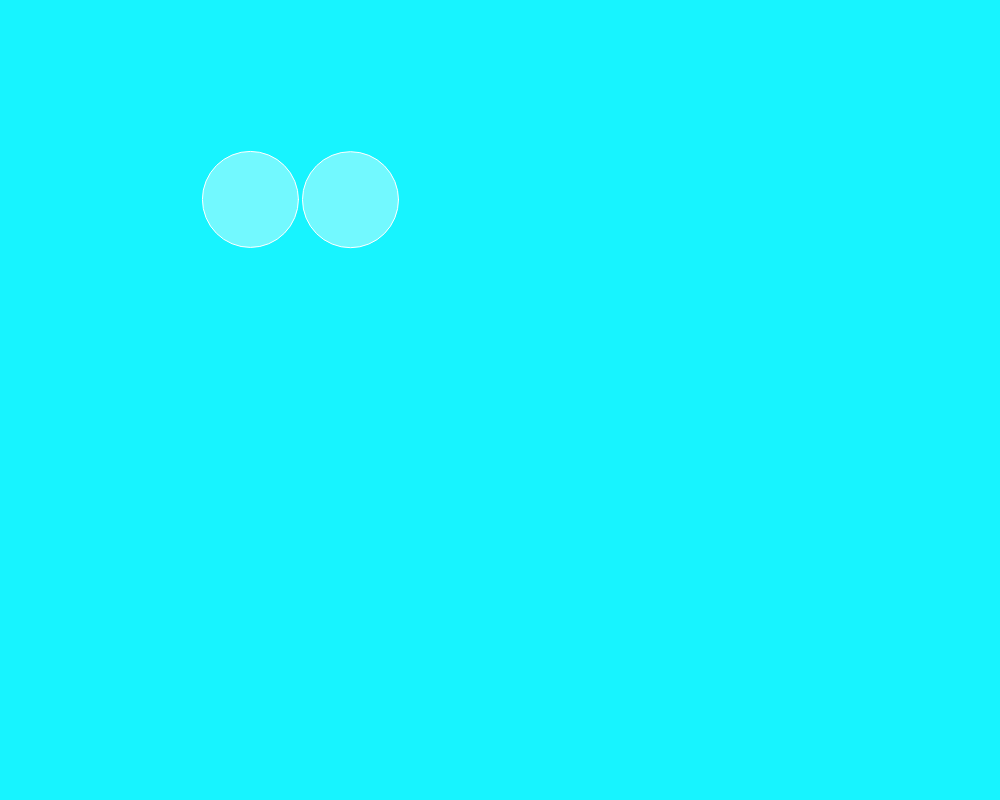
Frame 1 (no input)
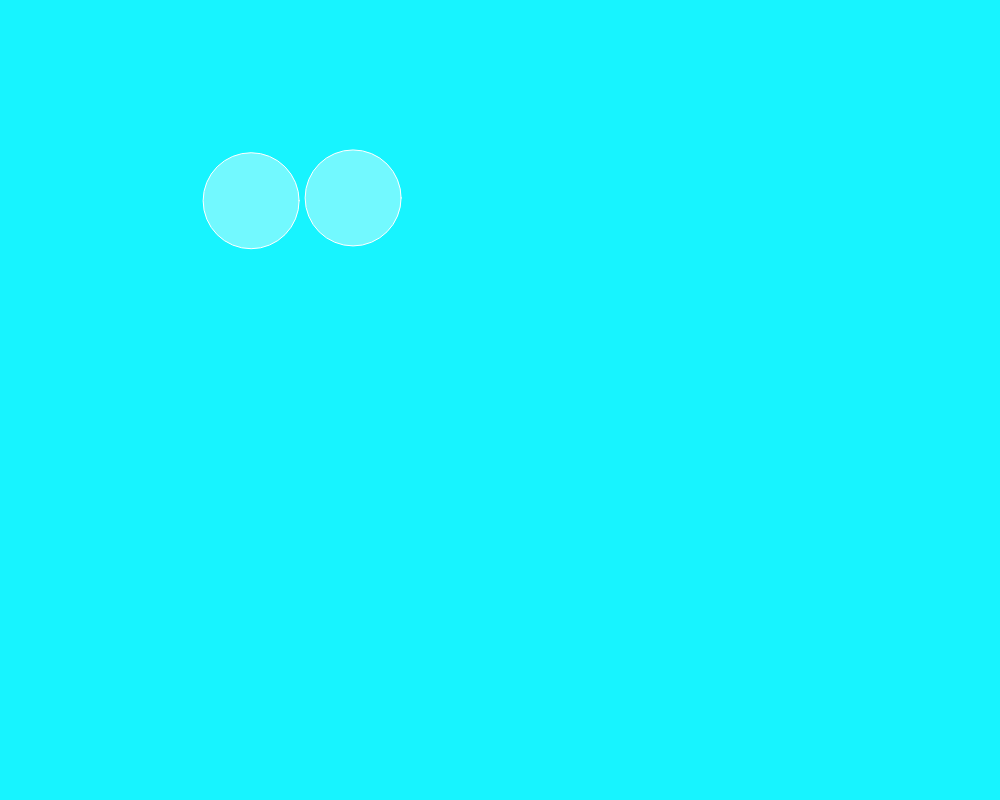
Frame 60 (no input)
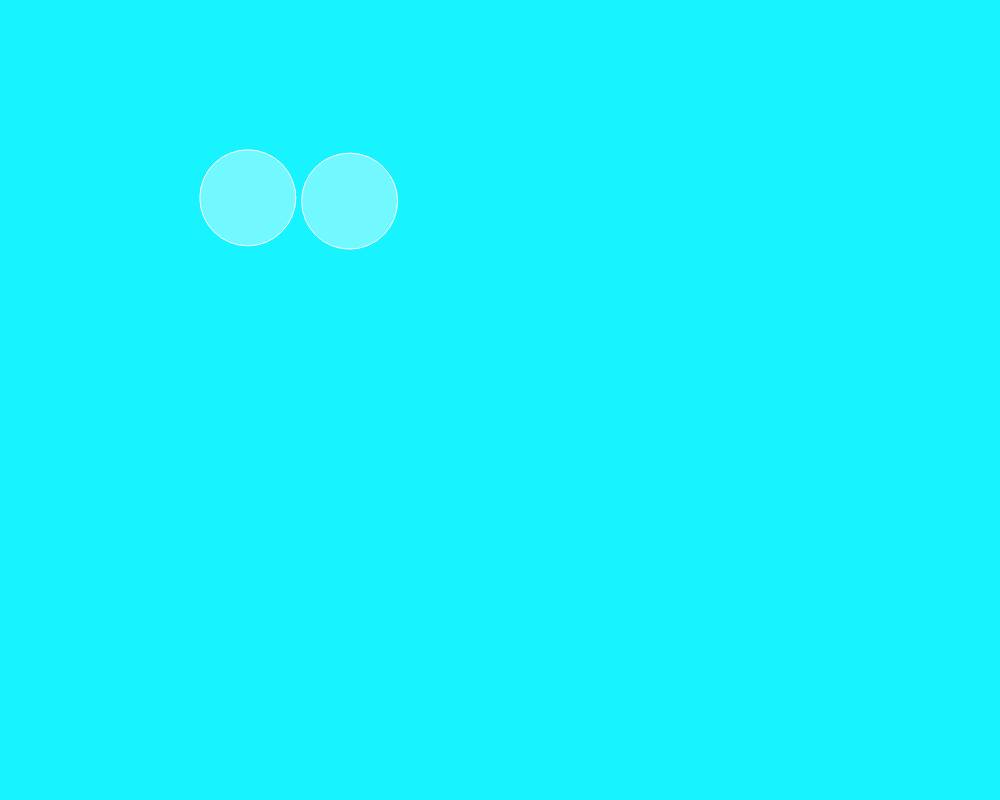
Frame 120 (the mouse pressed at the canvas centre since frame 60)

The p5.js sketch that drew these frames (run headless with seeded random() and noise() and a simulated clock; from frame 60 on, the mouse is pressed at the canvas centre):

// p5.js sketch
// ── sketch.js
var b1;
var b2;

function setup() {
  createCanvas (1000, 800);
  
  
  b1 = new Bubble (250, 200);
  b2 = new Bubble (350, 200);
}

function draw() {
  background(23, 244, 255);
  
  b1.update();
  b2.update();
  b1.display();
  b2.display();
  
  
  
//Distance could be used to trigger something on intersection,
//but it's better if this is a Method of the objects
 if (b1.intersects(b2)){
    b1.changeColor();
    b2.changeColor();
  } 
}



function Bubble (x, y){
  this.x = x;
  this.y = y;
  this.r = 48;
  this.col = color(255, 100)
  
  //the .intersects method will test to see if one instance of a class
  //(object) interacts with another specific instance of a class
  
  this.intersects = function(other){//"other" argument makes this a general function, checking objects against objects
    //it will test and return either True or False states
   
    //dist() calculates the distances between to points
  //(paired X&Y coordnates)
    var d = dist(this.x, this.y, other.x, other.y);//every object instance will now check to see if it hits another object instance
  
    if (d < this.r + other.r){
      return true;
    } else {
      return false;
    }
  }
  
  this.display = function(){
    stroke(255);
    fill(this.col);
    ellipse(this.x, this.y, this.r *2, this.r*2);
  }
  
  this.update = function(){
    this.x = this.x + random(-1, 1);
    this.y = this.y + random(-1, 1);
  }
  
  this.changeColor = function(){
    this.col = color(random(255), random(255), random(255))
  }
}
